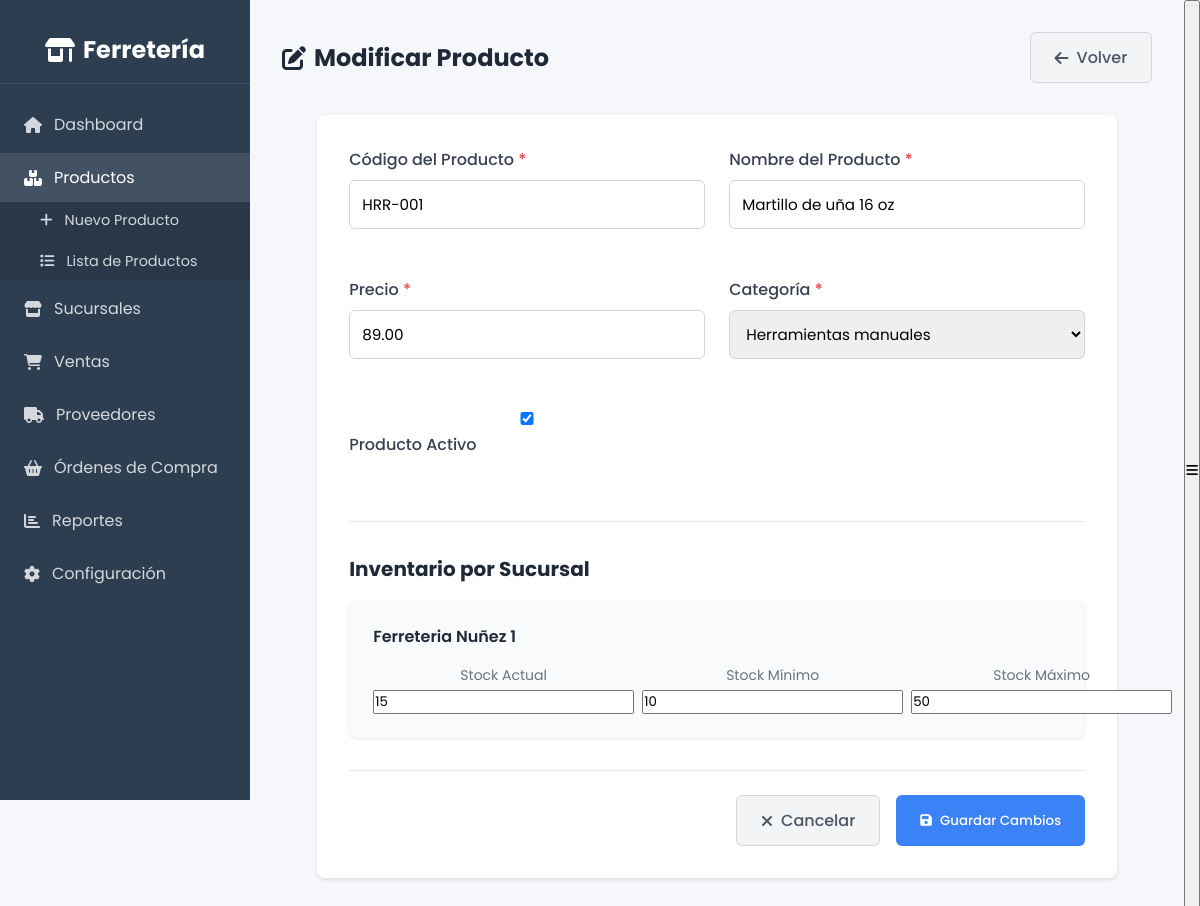
Screenshot of /modificaciones/modificar_producto.php?id=18 with the database file from the repository.
### tables this page shows
CREATE TABLE `producto` (
  `producto_id` int(11) NOT NULL,
  `codigo_producto` varchar(20) NOT NULL,
  `nombre_producto` varchar(100) NOT NULL,
  `precio` decimal(10,2) NOT NULL,
  `categoria` varchar(50) NOT NULL,
  `activo` tinyint(1) NOT NULL DEFAULT '1'
);

CREATE TABLE `inventario` (
  `producto_id` int(11) NOT NULL,
  `sucursal_id` int(11) NOT NULL,
  `stock_actual` int(11) NOT NULL DEFAULT '0',
  `stock_minimo` int(11) NOT NULL DEFAULT '1',
  `stock_maximo` int(11) NOT NULL DEFAULT '100',
  `ultima_actualizacion` timestamp NULL DEFAULT CURRENT_TIMESTAMP ON UPDATE CURRENT_TIMESTAMP
);

CREATE TABLE `sucursal` (
  `sucursal_id` int(11) NOT NULL,
  `codigo_sucursal` varchar(20) NOT NULL,
  `nombre` varchar(100) NOT NULL,
  `direccion` varchar(200) NOT NULL,
  `telefono` varchar(20) DEFAULT NULL,
  `ciudad` varchar(50) NOT NULL,
  `estado` varchar(50) NOT NULL
);

### modificaciones/modificar_producto.php (the view, shortened to what this page needs)
<?php
require_once '../includes/db.php';
$producto_id = intval($_GET['id']);
$stmt = $pdo->prepare("SELECT * FROM Producto WHERE producto_id = ?");
$stmt->execute([$producto_id]);
$producto = $stmt->fetch(PDO::FETCH_ASSOC);
$stmt = $pdo->query("SELECT DISTINCT categoria FROM Producto ORDER BY categoria");
$categorias = $stmt->fetchAll(PDO::FETCH_COLUMN);
$stmt = $pdo->prepare("
    SELECT i.*, s.nombre as sucursal_nombre
    FROM Inventario i
    JOIN Sucursal s ON i.sucursal_id = s.sucursal_id
    WHERE i.producto_id = ?
");
$stmt->execute([$producto_id]);
$inventarios = $stmt->fetchAll(PDO::FETCH_ASSOC);
?>
<!DOCTYPE html>
<html lang="es">
<head>
    <link rel="stylesheet" href="https://cdnjs.cloudflare.com/ajax/libs/font-awesome/6.4.0/css/all.min.css">
    <link rel="stylesheet" href="../assets/css/styles.css">
</head>
<body class="dashboard-body">
    <?php include '../includes/sidebar.php'; ?>
    <div class="main-content">
        <div class="page-content">
            <div class="header-actions">
                <h2><i class="fas fa-edit"></i> Modificar Producto</h2>
                <a href="../consultas/productos.php" class="btn-secondary">
                    <i class="fas fa-arrow-left"></i> Volver
                </a>
            </div>
            <div class="form-container">
                <form method="POST" class="form">
                    <div class="form-grid">
                        <div class="form-group">
                            <label for="codigo" class="required-field">Código del Producto</label>
                            <input type="text" id="codigo" name="codigo"
                                   value="<?php echo htmlspecialchars($producto['codigo_producto']); ?>"
                                   pattern="[A-Za-z0-9-]{3,20}"
                                   title="El código debe tener entre 3 y 20 caracteres alfanuméricos"
                                   required>
                        </div>
                        <div class="form-group">
                            <label for="nombre" class="required-field">Nombre del Producto</label>
                            <input type="text" id="nombre" name="nombre"
                                   value="<?php echo htmlspecialchars($producto['nombre_producto']); ?>"
                                   required>
                        </div>
                        <div class="form-group">
                            <label for="precio" class="required-field">Precio</label>
                            <input type="number" id="precio" name="precio" step="0.01" min="0"
                                   value="<?php echo htmlspecialchars($producto['precio']); ?>"
                                   required>
                        </div>
                        <div class="form-group">
                            <label for="categoria" class="required-field">Categoría</label>
                            <select name="categoria" id="categoria" required>
                                <?php foreach ($categorias as $cat): ?>
                                    <option value="<?php echo htmlspecialchars($cat); ?>"
                                            <?php echo $producto['categoria'] === $cat ? 'selected' : ''; ?>>
                                        <?php echo htmlspecialchars($cat); ?>
                                    </option>
                                <?php endforeach; ?>
                            </select>
                        </div>
                        <div class="form-group">
                            <label class="checkbox-container">
                                <input type="checkbox" name="activo" value="1"
                                       <?php echo $producto['activo'] ? 'checked' : ''; ?>>
                                Producto Activo
                            </label>
                        </div>
                    </div>
                    <div class="inventory-section">
                        <h3>Inventario por Sucursal</h3>
                        <div class="inventory-grid">
                            <?php foreach ($inventarios as $inv): ?>
                                <div class="inventory-card">
                                    <div class="inventory-title">
                                        <?php echo htmlspecialchars($inv['sucursal_nombre']); ?>
                                    </div>
                                    <div class="inventory-stats">
                                        <div class="inventory-stat">
                                            <div class="inventory-stat-label">Stock Actual</div>
                                            <input type="number" name="stock_actual"
                                                   value="<?php echo $inv['stock_actual']; ?>"
                                                   min="0" required>
                                        </div>
                                        <div class="inventory-stat">
                                            <div class="inventory-stat-label">Stock Mínimo</div>
                                            <input type="number" name="stock_minimo"
                                                   value="<?php echo $inv['stock_minimo']; ?>"
                                                   min="0" required>
                                        </div>
                                        <div class="inventory-stat">
                                            <div class="inventory-stat-label">Stock Máximo</div>
                                            <input type="number" name="stock_maximo"
                                                   value="<?php echo $inv['stock_maximo']; ?>"
                                                   min="0" required>
                                        </div>
                                    </div>
                                </div>
                            <?php endforeach; ?>
                        </div>
                    </div>
                    <div class="form-actions">
                        <a href="../consultas/productos.php" class="btn-secondary">
                            <i class="fas fa-times"></i> Cancelar
                        </a>
                        <button type="submit" class="btn-primary">
                            <i class="fas fa-save"></i> Guardar Cambios
                        </button>
                    </div>
                </form>
            </div>
        </div>
    </div>
</body>
</html>

### assets/css/styles.css (style rules this page uses)
:root { --primary: #4361ee; --secondary: #3f37c9; --success: #4cc9f0; --danger: #f72585; --warning: #f8961e; --info: #4895ef; --light: #f8f9fa; --dark: #212529; --sidebar-width: 250px; }
* { margin: 0; padding: 0; box-sizing: border-box; font-family: 'Poppins', sans-serif; }
body { background-color: #f5f7fb; color: #333; }
body.dashboard-body { display: flex; min-height: 100vh; overflow-x: hidden; }
.main-content { flex: 1; margin-left: var(--sidebar-width); padding: 2rem; min-height: 100vh; background: #f5f7fb; transition: margin-left 0.3s ease; }

### modificaciones/modificar_producto.php (style rules this page uses)
.form-container { background: white; padding: 2rem; border-radius: 8px; box-shadow: 0 2px 4px rgba(0, 0, 0, 0.1); max-width: 800px; margin: 2rem auto; }
.form-grid { display: grid; grid-template-columns: repeat(2, 1fr); gap: 1.5rem; }
.form-group { margin-bottom: 1.5rem; }
.form-group label { display: block; margin-bottom: 0.5rem; font-weight: 500; color: #374151; }
.form-group input, .form-group select { width: 100%; padding: 0.75rem; border: 1px solid #d1d5db; border-radius: 6px; font-size: 0.95rem; transition: border-color 0.15s ease; }
.form-actions { display: flex; justify-content: flex-end; gap: 1rem; margin-top: 2rem; padding-top: 1.5rem; border-top: 1px solid #e5e7eb; }
.btn-primary, .btn-secondary { padding: 0.75rem 1.5rem; border-radius: 6px; font-weight: 500; display: inline-flex; align-items: center; gap: 0.5rem; transition: all 0.15s ease; cursor: pointer; }
.btn-primary { background: #3b82f6; color: white; border: none; }
.btn-secondary { background: #f3f4f6; color: #4b5563; border: 1px solid #d1d5db; text-decoration: none; }
.required-field::after { content: ' *'; color: #ef4444; }
.header-actions { display: flex; justify-content: space-between; align-items: center; margin-bottom: 2rem; }
.header-actions h2 { margin: 0; font-size: 1.5rem; color: #1f2937; display: flex; align-items: center; gap: 0.5rem; }
.inventory-section { margin-top: 2rem; padding-top: 2rem; border-top: 1px solid #e5e7eb; }
.inventory-section h3 { margin-bottom: 1rem; color: #1f2937; font-size: 1.25rem; }
.inventory-grid { display: grid; grid-template-columns: repeat(auto-fit, minmax(250px, 1fr)); gap: 1rem; margin-bottom: 1.5rem; }
.inventory-card { background: #f8fafc; padding: 1.5rem; border-radius: 8px; box-shadow: 0 1px 3px rgba(0, 0, 0, 0.1); }
.inventory-title { font-weight: 600; color: #1f2937; margin-bottom: 1rem; }
.inventory-stats { display: grid; grid-template-columns: repeat(3, 1fr); gap: 0.5rem; font-size: 0.875rem; }
.inventory-stat { text-align: center; }
.inventory-stat-label { color: #6b7280; margin-bottom: 0.25rem; }

### rows the page displays
producto: codigo "HRR-001", nombre "Martillo de uña 16 oz", precio "89.00", categoria "Herramientas manuales", activo "☑"
inventario: sucursal.nombre "Ferreteria Nuñez 1", stock_actual "15", stock_minimo "10", stock_maximo "50"
